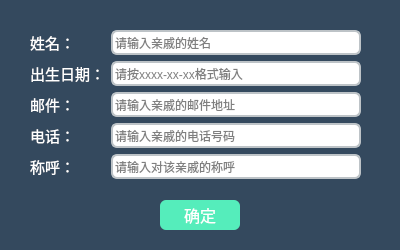
<?xml version="1.0" encoding="UTF-8"?>
<ui version="4.0">
 <class>family</class>
 <widget class="QWidget" name="family">
  <property name="geometry">
   <rect>
    <x>0</x>
    <y>0</y>
    <width>400</width>
    <height>250</height>
   </rect>
  </property>
  <property name="minimumSize">
   <size>
    <width>400</width>
    <height>250</height>
   </size>
  </property>
  <property name="maximumSize">
   <size>
    <width>400</width>
    <height>250</height>
   </size>
  </property>
  <property name="windowTitle">
   <string>亲戚</string>
  </property>
  <property name="styleSheet">
   <string notr="true">QPushButton{border-radius:6;color:white;background-color:rgb(85, 237, 187);}
QPushButton:pressed{border-radius:6;color:white;background-color:rgb(191, 240, 224);}
QLineEdit{border:2px solid #bdc3c7;border-radius: 6;}
QWidget#family{background-color: #34495e;}
QLabel{color:white;}</string>
  </property>
  <widget class="QWidget" name="widget" native="true">
   <property name="geometry">
    <rect>
     <x>30</x>
     <y>30</y>
     <width>351</width>
     <height>153</height>
    </rect>
   </property>
   <layout class="QFormLayout" name="formLayout">
    <item row="0" column="0">
     <widget class="QLabel" name="label">
      <property name="font">
       <font>
        <pointsize>11</pointsize>
       </font>
      </property>
      <property name="text">
       <string>姓名：</string>
      </property>
     </widget>
    </item>
    <item row="0" column="1">
     <widget class="QLineEdit" name="fanlineEdit">
      <property name="minimumSize">
       <size>
        <width>250</width>
        <height>25</height>
       </size>
      </property>
      <property name="maximumSize">
       <size>
        <width>250</width>
        <height>25</height>
       </size>
      </property>
      <property name="placeholderText">
       <string>请输入亲戚的姓名</string>
      </property>
     </widget>
    </item>
    <item row="1" column="0">
     <widget class="QLabel" name="label_2">
      <property name="font">
       <font>
        <pointsize>11</pointsize>
       </font>
      </property>
      <property name="text">
       <string>出生日期：</string>
      </property>
     </widget>
    </item>
    <item row="1" column="1">
     <widget class="QLineEdit" name="fablineEdit">
      <property name="minimumSize">
       <size>
        <width>250</width>
        <height>25</height>
       </size>
      </property>
      <property name="maximumSize">
       <size>
        <width>250</width>
        <height>25</height>
       </size>
      </property>
      <property name="placeholderText">
       <string>请按xxxx-xx-xx格式输入</string>
      </property>
     </widget>
    </item>
    <item row="2" column="0">
     <widget class="QLabel" name="label_3">
      <property name="font">
       <font>
        <pointsize>11</pointsize>
       </font>
      </property>
      <property name="text">
       <string>邮件：</string>
      </property>
     </widget>
    </item>
    <item row="2" column="1">
     <widget class="QLineEdit" name="faelineEdit">
      <property name="minimumSize">
       <size>
        <width>250</width>
        <height>25</height>
       </size>
      </property>
      <property name="maximumSize">
       <size>
        <width>250</width>
        <height>25</height>
       </size>
      </property>
      <property name="placeholderText">
       <string>请输入亲戚的邮件地址</string>
      </property>
     </widget>
    </item>
    <item row="3" column="0">
     <widget class="QLabel" name="label_4">
      <property name="font">
       <font>
        <pointsize>11</pointsize>
       </font>
      </property>
      <property name="text">
       <string>电话：</string>
      </property>
     </widget>
    </item>
    <item row="3" column="1">
     <widget class="QLineEdit" name="faplineEdit">
      <property name="minimumSize">
       <size>
        <width>250</width>
        <height>25</height>
       </size>
      </property>
      <property name="maximumSize">
       <size>
        <width>250</width>
        <height>25</height>
       </size>
      </property>
      <property name="placeholderText">
       <string>请输入亲戚的电话号码</string>
      </property>
     </widget>
    </item>
    <item row="4" column="0">
     <widget class="QLabel" name="label_5">
      <property name="font">
       <font>
        <pointsize>11</pointsize>
       </font>
      </property>
      <property name="text">
       <string>称呼：</string>
      </property>
     </widget>
    </item>
    <item row="4" column="1">
     <widget class="QLineEdit" name="faclineEdit">
      <property name="minimumSize">
       <size>
        <width>250</width>
        <height>25</height>
       </size>
      </property>
      <property name="maximumSize">
       <size>
        <width>250</width>
        <height>25</height>
       </size>
      </property>
      <property name="placeholderText">
       <string>请输入对该亲戚的称呼</string>
      </property>
     </widget>
    </item>
   </layout>
  </widget>
  <widget class="QPushButton" name="surepushButton">
   <property name="geometry">
    <rect>
     <x>160</x>
     <y>200</y>
     <width>80</width>
     <height>30</height>
    </rect>
   </property>
   <property name="minimumSize">
    <size>
     <width>80</width>
     <height>30</height>
    </size>
   </property>
   <property name="maximumSize">
    <size>
     <width>80</width>
     <height>30</height>
    </size>
   </property>
   <property name="font">
    <font>
     <pointsize>12</pointsize>
    </font>
   </property>
   <property name="text">
    <string>确定</string>
   </property>
  </widget>
 </widget>
 <resources/>
 <connections/>
</ui>
